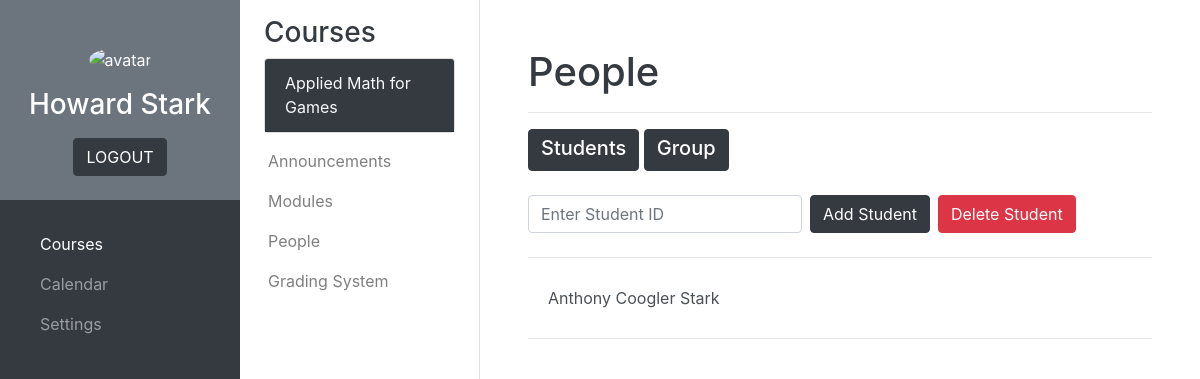
The app's page /courses/teacher/teacher_people.php?course=3 (signed in) with its own data.
### tables this page shows
CREATE TABLE `courses` (
  `Course_number` int(11) NOT NULL,
  `Course_name` varchar(50) NOT NULL
);

CREATE TABLE `assigned_courses` (
  `ID_number` varchar(10) NOT NULL,
  `Course_number` int(11) NOT NULL
);

CREATE TABLE `student_information` (
  `ID_number` varchar(10) NOT NULL,
  `Family_name` varchar(50) NOT NULL,
  `First_name` varchar(50) NOT NULL,
  `Middle_name` varchar(50) NOT NULL,
  `Sex` varchar(1) NOT NULL,
  `Year` varchar(2) NOT NULL,
  `Program` varchar(50) NOT NULL,
  `Section` varchar(5) NOT NULL
);

### php_scripts/connect.php (called while the page is built, shortened)
<?php
    $servername = "localhost";
    $username = "root";
    $password = "";
    $db = "school_management_db";
    $conn = new mysqli($servername, $username, $password, $db);
    function sql($comm) {
        global $conn;
        $result = $conn->query($comm);
        return $result;
    }
?>

### courses/teacher/teacher_people.php (the view, shortened to what this page needs)
<?php
    include('../../php_scripts/connect.php');
?>
<!DOCTYPE html>
<html lang="en">
    <head>
        <link rel="stylesheet" href="https://cdn.jsdelivr.net/npm/bootstrap@4.6.1/dist/css/bootstrap.min.css">
        <link rel="stylesheet" href="../../css/styles.css">
    </head>
    <body>
        <?php include('../courses_main_sidebar.php'); ?>
        <?php include('../courses_sub_sidebar_teacher.php'); ?>
        <main id="content">
            <div id="people" class="container-fluid p-5">
                <h1 class="text-dark">People</h1>
                <hr/>
                <div id="content">
                    <a href="#student-list" class="btn btn-dark mx-auto mb-4" data-toggle="collapse" role="button"><h5 class="mb-1">Students</h5></a>
                    <a href="#group-list" class="btn btn-dark mx-auto mb-4" data-toggle="collapse" role="button"><h5 class="mb-1">Group</h5></a>
                    <div id="accordion">
                        <div class="collapse show" id="student-list" data-parent="#accordion">
                            <?php
                                $course_number = $_GET['course'];
                            ?>
                            <form class="form-inline" method="post" action="../../php_scripts/courses_scripts/add_delete_student.php?course=<?php echo $course_number;?>">
                                <input type="text" placeholder="Enter Student ID" name="student-id-search" id="student-id-search" class="form-control mb-2 mr-sm-2">
                                <button type="button" class="btn btn-dark mb-2 mr-sm-2" data-toggle="modal" data-target="#add-student-modal" onclick="updateStudentID()">Add Student</button>
                                <button type="button" class="btn btn-danger mb-2" data-toggle="modal" data-target="#delete-student-modal" onclick="updateStudentID()">Delete Student</button>
                            </form>
                            <hr>
                            <div class="list-group list-group-flush">
                                <?php
                                    $classlist = sql("SELECT ID_number FROM assigned_courses WHERE Course_number = $course_number");
                                    if ($classlist->num_rows > 0) {
                                        while ($row = $classlist->fetch_assoc()) {
                                            $id_number = $row["ID_number"];
                                            $student = sql("SELECT ID_number, Family_name, First_name, Middle_name FROM student_information WHERE ID_number = '$id_number'");
                                            if ($student->num_rows == 1) {
                                                $student_row = $student->fetch_assoc();
                                                echo "<a href=\"#\" class=\"list-group-item list-group-item-action\">" . $student_row["First_name"] . " " . $student_row["Middle_name"] . " " . $student_row["Family_name"] . "</a>";
                                            }
                                        }
                                    }
                                ?>
                            </div>
                            <hr>
                        </div>
                    </div>
                </div>
            </div>
        </main>
    </body>
</html>

### courses/courses_sub_sidebar_teacher.php (shortened to what this page needs)
<?php
    if (!isset($_GET['course'])) {
        $courses_sb_selected_number = null;
        $courses_sb_selected_name = "No Course Selected";
    }
    else {
        $courses_sb_selected_number = $_GET['course'];
        $result = sql("SELECT Course_name FROM courses WHERE Course_number = $courses_sb_selected_number");
        if ($result->num_rows == 1) {
            $row = $result->fetch_assoc();
            $courses_sb_selected_name = $row["Course_name"];
        }
    }
?>
<div class="bg-white border-right sub-sidebar">
    <div class="container pt-3 px-4">
        <h3 class="text-dark">Courses</h3>
        <div class="card">
            <div class="card-header bg-dark">
                <a class="card-link text-light" data-toggle="collapse" href="#courseDropdownMenu"><?php echo $courses_sb_selected_name?></a>
            </div>
        </div>
    </div>
    <div class="px-1 pb-1">
        <nav class="navbar navbar-expand-lg navbar-light">
            <ul class="navbar-nav flex-column">
                <li class="nav-item"><a href="teacher_announcements.php?course=<?php echo $courses_sb_selected_number?>" class="nav-link<?php if ($courses_sb_selected_number == null) { echo " disabled"; }?>">Announcements</a></li>
                <li class="nav-item"><a href="teacher_modules.php?course=<?php echo $courses_sb_selected_number?>" class="nav-link<?php if ($courses_sb_selected_number == null) { echo " disabled"; }?>">Modules</a></li>
                <li class="nav-item"><a href="teacher_people.php?course=<?php echo $courses_sb_selected_number?>" class="nav-link<?php if ($courses_sb_selected_number == null) { echo " disabled"; }?>">People</a></li>
                <li class="nav-item"><a href="teacher_grading_system.php?course=<?php echo $courses_sb_selected_number?>" class="nav-link<?php if ($courses_sb_selected_number == null) { echo " disabled"; }?>">Grading System</a></li>
            </ul>
        </nav>
    </div>
</div>

### css/styles.css (style rules this page uses)
.sub-sidebar { position: fixed; top: 0; left: 240px; width: 240px; height: 100vh; }
main { margin-left: 480px; }

### records on screen
courses: Course_name "Applied Math for Games"
assigned_courses: student_information.First_name "Anthony", student_information.Middle_name "Coogler", student_information.Family_name "Stark"

### other values on screen
$_SESSION['first_name'] "Howard"
$_SESSION['family_name'] "Stark"
